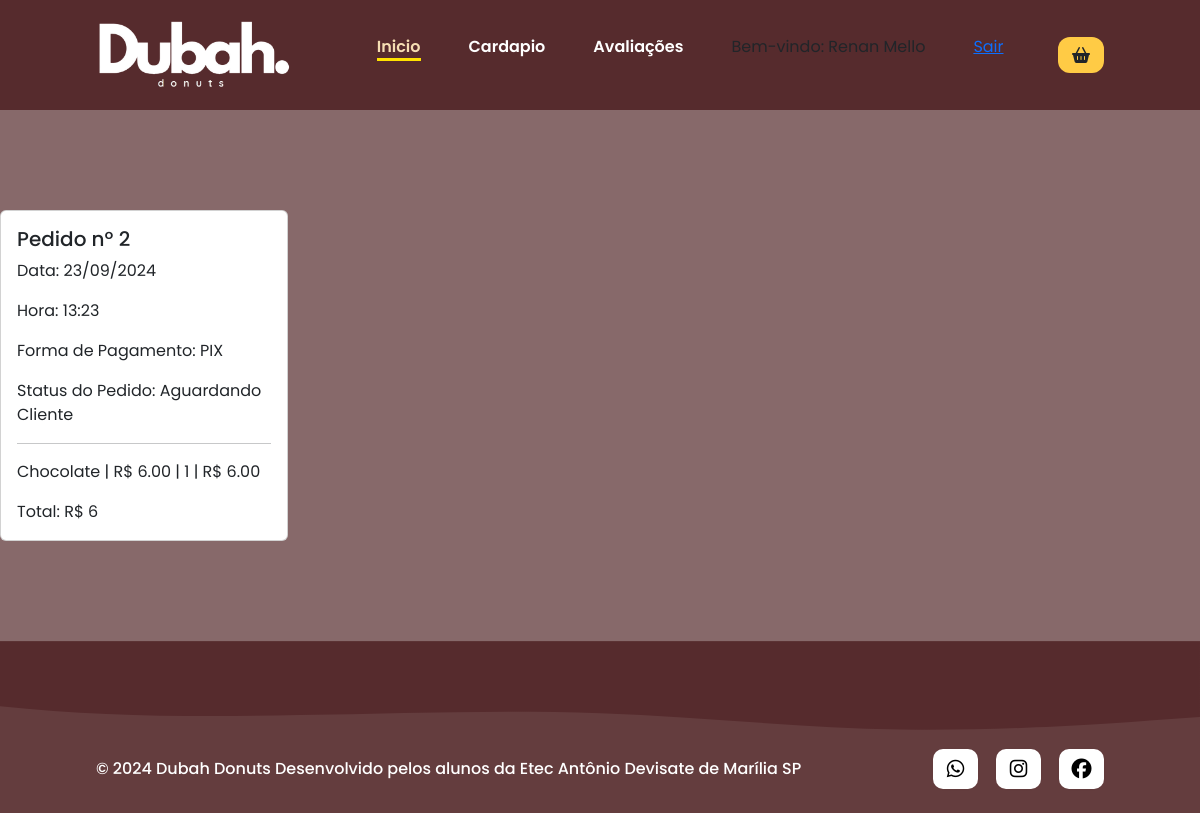
The page /tcc/index.php?pag=login&pagina=pedidos (signed in) on the database its author committed.
### tables this page shows
CREATE TABLE `pedidos` (
  `id_pedidos` int(11) NOT NULL,
  `id_cliente` int(11) NOT NULL,
  `data` date NOT NULL,
  `hora` time NOT NULL,
  `forma` varchar(60) NOT NULL,
  `valor` varchar(60) NOT NULL,
  `status` int(11) NOT NULL
);

CREATE TABLE `itens` (
  `id_itens` int(11) NOT NULL,
  `id_pedido` int(11) NOT NULL,
  `id_produto` int(11) NOT NULL,
  `valor_unitario` decimal(9,2) NOT NULL,
  `qtd` int(11) NOT NULL,
  `subtotal` decimal(9,2) NOT NULL
);

CREATE TABLE `produtos` (
  `id_produto` int(11) NOT NULL,
  `nome` varchar(60) NOT NULL,
  `preco` decimal(9,2) NOT NULL,
  `categoria` int(11) NOT NULL,
  `data_validade` date NOT NULL,
  `quantidade` int(11) NOT NULL,
  `quantidade_min` int(11) NOT NULL,
  `descricao` text NOT NULL,
  `fornecedor` int(11) NOT NULL,
  `foto` varchar(60) NOT NULL
);

### tcc/paginas/usuarios/pedidos.php (the view)
<?php
require_once('conexao.php');
$id = $_SESSION['usuario']['cod'];
$query = $pdo->prepare("SELECT * FROM pedidos WHERE id_cliente = $id");
$query->execute();
$res = $query->fetchAll(PDO::FETCH_ASSOC);
$total = @count($res);
if($total > 0){
    for($i=0;$i<$total;$i++){
        ?>
   <div class="card" style="width: 18rem;">
  <div class="card-body">
    <h5 class="card-title">Pedido nº <?=$res[$i]['id_pedidos']?></h5>
    <p class="card-text">Data: <?=date("d/m/Y", strtotime($res[0]['data']))?></p>
    <p class="card-text">Hora: <?=date("H:i", strtotime($res[0]['hora']))?></p>
    <p class="card-text">Forma de Pagamento: <?=$res[$i]['forma']?></p>
    <?php
        $valor =$res[$i]['valor'];
        $status = $res[$i]['status'];
        $id_pedido = $res[$i]['id_pedidos'];
        if($status == 0){
            $status = 'Pedido Finalizado';
        }else{
            if($status == 1){
                $status = 'Em Preparação';
            }else{
                $status = 'Aguardando Cliente';
            }
        }
    ?>
    <p class="card-text">Status do Pedido: <?=$status?></p>
    <p class="card-text"><hr></p>
    <?php
        $q = $pdo->prepare("SELECT I.*, P.nome FROM itens I INNER JOIN produtos P On I.id_produto = P.id_produto WHERE I.id_pedido = $id_pedido");
        $q->execute();
        $resItens = $q->fetchAll(PDO::FETCH_ASSOC);
        $totalItens = @count($resItens);
        for($j=0;$j<$totalItens;$j++){
            ?>
            <p class="card-text"><?=$resItens[$j]['nome']?> | R$ <?=$resItens[$j]['valor_unitario']?> | <?=$resItens[$j]['qtd']?> | R$ <?=$resItens[$j]['subtotal']?></p>
            <?php
        }
    ?>
    <p class="card-text">Total: R$ <?=$valor?></p>
  </div>
</div>
    <?php
     }
}
?>

### tcc/src/styles/style.css (style rules this page uses)
* { font-family: 'poppins', sans-serif; margin: 0; padding: 0; box-sizing: border-box; }
html { scroll-behavior: smooth; }
body { background-color: #562b2db4; }

### rows shown on the page
pedidos: id_pedidos "2", data "23/09/2024", hora "13:23", forma "PIX", status "Aguardando Cliente", valor "6"
itens: id_produto.nome "Chocolate", valor_unitario "6.00", qtd "1", subtotal "6.00"

### other values the page prints
$_SESSION['usuario']['nome'] "Renan Mello"
